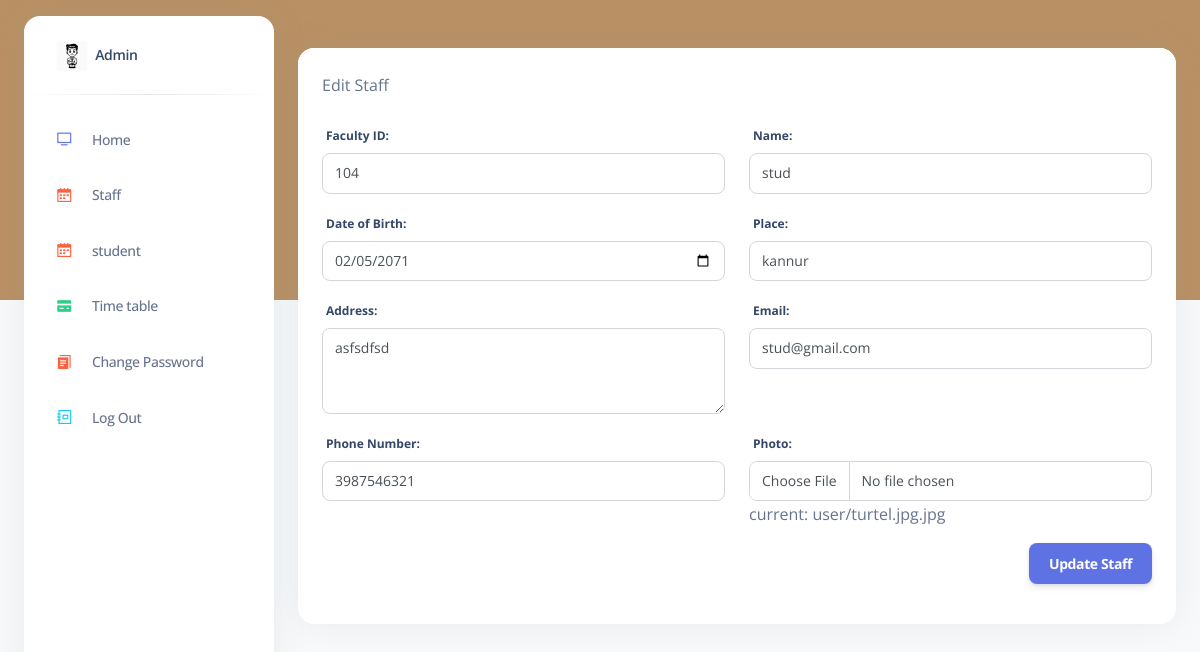
The page /editstaff/104/ on the database as committed earlier.
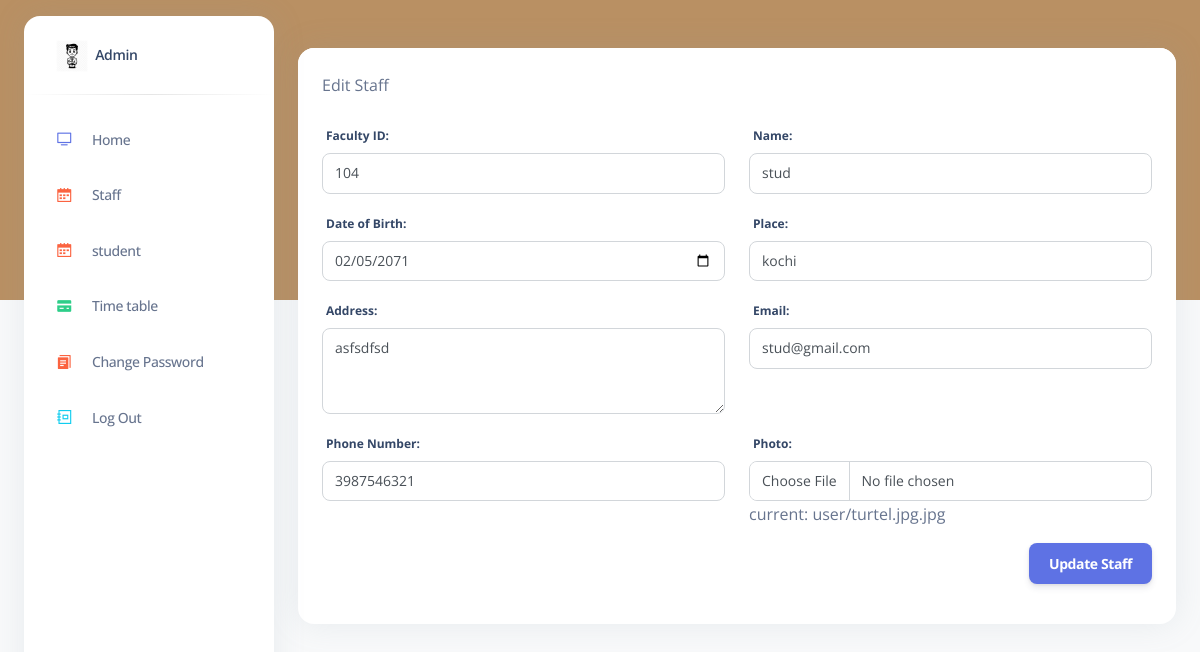
The same page on the database as committed later.
### adminapp/models.py (models this page shows)
class User(AbstractUser):
    is_fac= models.BooleanField(default=False)
    is_stud = models.BooleanField(default=False)
    phone_number = models.CharField(max_length=12,null=True,blank=True)
    dob=models.DateField(null=True,blank=True)
    place= models.CharField(max_length=100,null=True,blank=True)
    state = models.CharField(max_length=30,null=True,blank=True)
    image = models.ImageField(upload_to="user/",null=True,blank=True)
    semester=models.CharField(max_length=50,null=True,blank=True)
    address=models.CharField(max_length=150,null=True,blank=True)

### adminapp/views.py (the view, shortened to what this page needs)
# urls.py: path('editstaff/<int:faculty_id>/', views.edit_staff, name="editstaff"),
def edit_staff(request, faculty_id):
    faculty = get_object_or_404(User, id=faculty_id)
    return render(request, 'admin_app/pages/editstaff.html', {'faculty': faculty})

### templates/admin_app/pages/editstaff.html (shortened to what the changed rows need)
{% extends "admin_app/components/base.html" %}
{% load static %}
{% block content %}
{% include 'admin_app/components/header.html' %}
<div class="container-fluid py-4">
<div class="row">
    <div class="col-md-12">
        <div class="card">
            <div class="card-body">
                <form method="post" enctype="multipart/form-data">
                    <div class="row">
                        <div class="col-md-6">
                            <div class="form-group">
                                <label for="id_fac_id" class="form-control-label">Faculty ID:</label>
                                <input type="text" name="fac_id" id="id_fac_id" class="form-control" value="{{ faculty.id }}" required>
                            </div>
                        </div>
                        <div class="col-md-6">
                            <div class="form-group">
                                <label for="id_name" class="form-control-label">Name:</label>
                                <input type="text" name="name" id="id_name" class="form-control" value="{{ faculty.username }}" required>
                            </div>
                        </div>
                        <div class="col-md-6">
                            <div class="form-group">
                                <label for="id_dob" class="form-control-label">Date of Birth:</label>
                                <input type="date" name="dob" id="id_dob" class="form-control" value="{{ faculty.dob|date:'Y-m-d' }}" required>
                            </div>
                        </div>
                        <div class="col-md-6">
                            <div class="form-group">
                                <label for="id_place" class="form-control-label">Place:</label>
                                <input type="text" name="place" id="id_place" class="form-control" value="{{ faculty.place }}" required>
                            </div>
                        </div>
                        <div class="col-md-6">
                            <div class="form-group">
                                <label for="id_address" class="form-control-label">Address:</label>
                                <textarea name="address" id="id_address" class="form-control" rows="3" required>{{ faculty.address }}</textarea>
                            </div>
                        </div>
                        <div class="col-md-6">
                            <div class="form-group">
                                <label for="id_email" class="form-control-label">Email:</label>
                                <input type="email" name="email" id="id_email" class="form-control" value="{{ faculty.email }}" required>
                            </div>
                        </div>
                        <div class="col-md-6">
                            <div class="form-group">
                                <label for="id_phoneno" class="form-control-label">Phone Number:</label>
                                <input type="tel" name="phoneno" id="id_phoneno" class="form-control" value="{{ faculty.phone_number }}" required>
                            </div>
                        </div>
                        <div class="col-md-6">
                            <div class="form-group">
                                <label for="id_photo" class="form-control-label">Photo:</label>
                                <input type="file" name="photo" id="id_photo" class="form-control" accept="image/*">
                                <p class="text-muted">current: {{ faculty.image }}</p>
                            </div>
                        </div>
                    </div>
                </form>
            </div>
        </div>
    </div>
</div>
{% endblock content %}

Rows that differ between the two databases and show on the page:
changed User "user/turtel.jpg.jpg": place "kannur" → "kochi"
